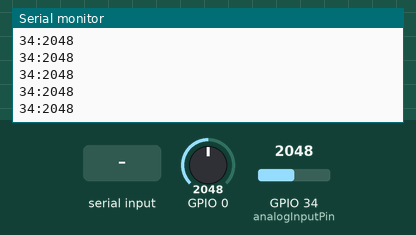
Simulated run of this sketch. Board: ESP32. Parts: the last lines printed to the serial monitor. The inputs (shaded band) are chosen by the test bench; at power-on: GPIO 34 (analogInputPin) = 2048, GPIO 0 = 2048.

Above: at 1.2 s.
1.3 s: GPIO 34 (analogInputPin) set to 2866
At 1.32 s:
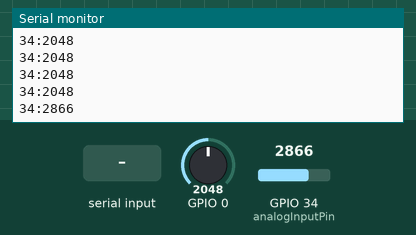
2.8 s: "90,45\n" received over Serial
At 3.2 s:
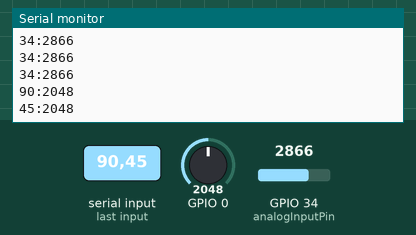
4.3 s: "30,150\n" received over Serial
At 5.2 s:
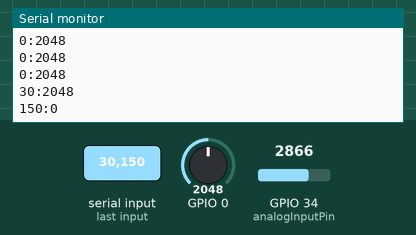
5.8 s: GPIO 0 set to 2866
At 5.84 s:
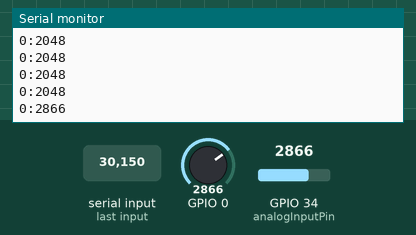
7.3 s: GPIO 0 set to 3972
At 7.3 s:
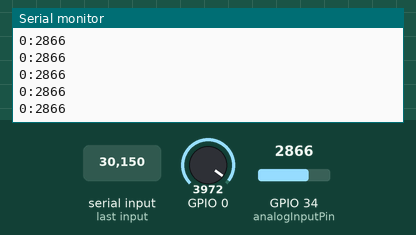
Timing chart, 0 to 9.8 s (numbered marks = the images above; inputs shaded):
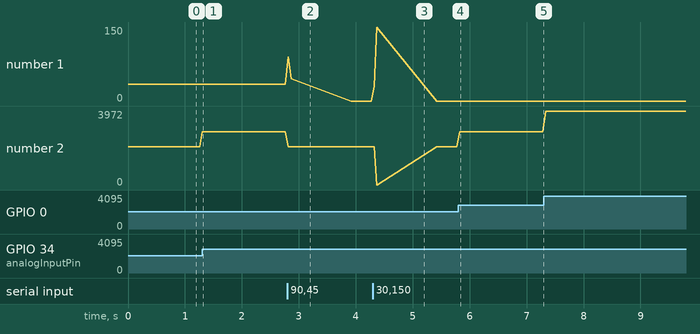

The sketch:

DHT10_LED_MQTT.ino
```cpp
// default analog pin to read from:
int analogInputPin = 34;

void setup() {
  // initialize serial communications at 9600 bps:
  Serial.begin(9600);
}

void loop() {
  // if any data on the serial port are available
  // read it and try to update the analogInputPin
  // based on the number that was read on the serial
  if (Serial.available() > 0) {
    analogInputPin = Serial.parseInt();
  }

  // read the analog value:
  int analogInputPinValue = analogRead(analogInputPin);

  // print the results to the serial port:
  // the output should have the following form: INPUTPIN:VALUE
  // followed by a newline character
  Serial.print(analogInputPin);
  Serial.print(":");
  Serial.print(analogInputPinValue);
  Serial.println("");

  // wait 50 milliseconds before the next loop
  delay(50);
}
```

Measured:
- after the input at 1.3 s, the serial monitor: prints a new line at once (image 1)
- after the input at 2.8 s, the serial monitor: prints a new line at once (image 2)
- after the input at 4.3 s, the serial monitor: prints a new line at once (image 3)
- after the input at 5.8 s, the serial monitor: prints a new line at once (image 4)
- plotted number 1: 34 → 0 after the input at 2.8 s
- plotted number 2: 2048 → 2866 after the input at 1.3 s, 2048 → 2866 after the input at 5.8 s, 2866 → 3972 after the input at 7.3 s
